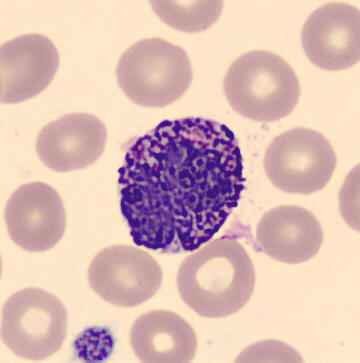
#> input picture sample_images/BA_189696.jpg, 360 x 363 px
$ python -i segmentation_classical.py   (imports and definitions only)
#> lines starting #> are read from the running program, lines starting #| are printed output that depends on the picture; after the words box and inside, x2 and y2 are one past the last pixel; in counts of white or black regions, pixels touching at a corner belong together
#> further down, picture is the input picture: shape (363, 360, 3); mean B, G, R 182.1, 188.8, 220.3
"""
segmentation_classical.py
--------------------------
Classical (non-deep-learning) segmentation of blood cells from background.
Uses Otsu thresholding, HSV masking, and morphological operations.
"""

import cv2
import numpy as np


def clean_mask(mask: np.ndarray, kernel_size: int = 5) -> np.ndarray:
    """
    Clean a binary mask using morphological open then close.

    Parameters
    ----------
    mask : np.ndarray
        Binary mask (uint8, values 0 or 255).
    kernel_size : int
        Structuring element size.

    Returns
    -------
    np.ndarray
        Cleaned binary mask.
    """
    kernel = cv2.getStructuringElement(
        cv2.MORPH_ELLIPSE, (kernel_size, kernel_size)
    )
    opened = cv2.morphologyEx(mask, cv2.MORPH_OPEN, kernel)
    closed = cv2.morphologyEx(opened, cv2.MORPH_CLOSE, kernel)
    return closed


# [67 lines left out: functions get_largest_contour, segment_cell_otsu, not called in this run]


def segment_cell_hsv(image: np.ndarray) -> np.ndarray:
    """
    Segment the cell region using HSV color thresholding.
    Targets the purplish/pink hues typical of Giemsa-stained blood cells.

    Parameters
    ----------
    image : np.ndarray
        BGR image.

    Returns
    -------
    np.ndarray
        Binary mask (uint8, 0/255), white = cell region.
    """
    if image.ndim != 3:
        return np.zeros(image.shape[:2], dtype=np.uint8)

    hsv = cv2.cvtColor(image, cv2.COLOR_BGR2HSV)
#> hsv: shape (363, 360, 3); mean H, S, V 51.9, 63, 224.5

    # Pinkish/purplish Giemsa stain range
    lower1 = np.array([120, 30, 50])
    upper1 = np.array([180, 255, 255])
    mask1 = cv2.inRange(hsv, lower1, upper1)
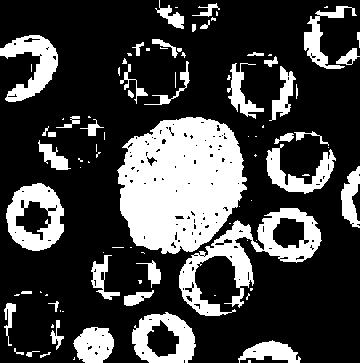
#> mask1: shape (363, 360); 26.1% white; 93 white regions (50 under 20 px), largest, box (x1, y1, x2, y2) and area: (117, 117, 247, 254) 13159, (179, 208, 322, 316) 4557, (6, 183, 64, 251) 2237

    # Reddish range (some cells)
    lower2 = np.array([0, 30, 50])
    upper2 = np.array([20, 255, 255])
    mask2 = cv2.inRange(hsv, lower2, upper2)
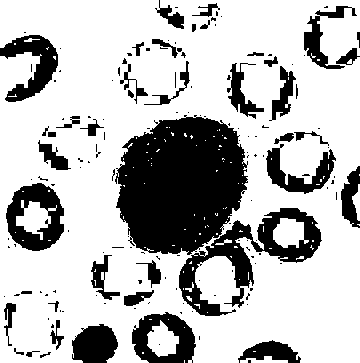
#> mask2: shape (363, 360); 72.9% white; 154 black regions (111 under 20 px), largest, box (x1, y1, x2, y2) and area: (115, 115, 248, 255) 13948, (179, 208, 322, 316) 4557, (6, 183, 64, 251) 2237

    # Light blue/cyan (some staining artifacts)
    lower3 = np.array([85, 20, 50])
    upper3 = np.array([130, 255, 255])
    mask3 = cv2.inRange(hsv, lower3, upper3)
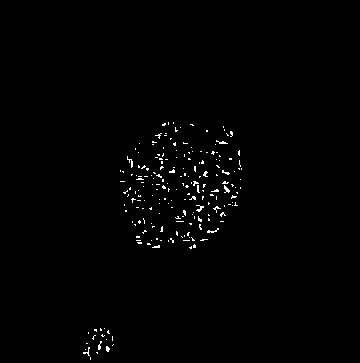
#> mask3: shape (363, 360); 0.89% white in thin lines or dots, all inside (x1, y1, x2, y2) = (83, 122, 242, 360)

    combined = cv2.bitwise_or(mask1, cv2.bitwise_or(mask2, mask3))
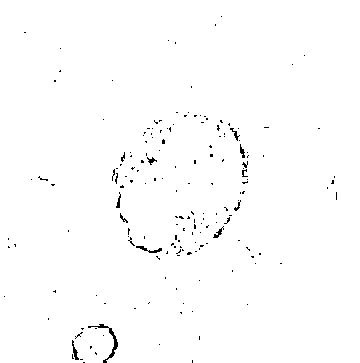
#> combined: shape (363, 360); 99.1% white; black in thin lines or dots, all inside (x1, y1, x2, y2) = (4, 16, 337, 363)
    return clean_mask(combined)
#> in clean_mask, `opened = cv2.morphologyEx(mask, cv2.MORPH_OPEN, kernel)`:
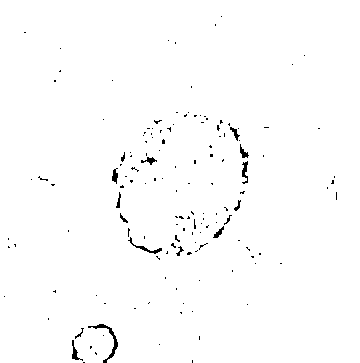
#> opened: shape (363, 360); 98.9% white; black in thin lines or dots, all inside (x1, y1, x2, y2) = (4, 16, 337, 363)
#> in clean_mask, `closed = cv2.morphologyEx(opened, cv2.MORPH_CLOSE, kernel)`:
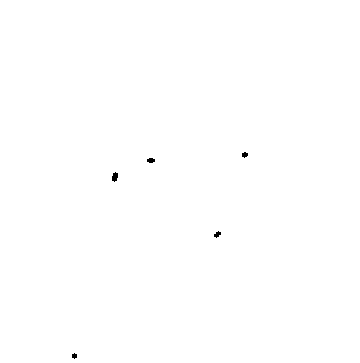
#> closed: shape (363, 360); 99.9% white; 5 black regions, box (x1, y1, x2, y2) and area: (112, 172, 118, 182) 44, (147, 158, 155, 163) 32, (214, 231, 221, 238) 29, (242, 152, 248, 158) 26, (72, 353, 77, 359) 22


# [73 lines left out: functions extract_cell_roi, create_cell_mask, not called in this run]

>>> import cv2
>>> picture = cv2.imread('../sample_images/BA_189696.jpg')
>>> result = segment_cell_hsv(picture)

$ run again, on sample_images/BA_458363.jpg
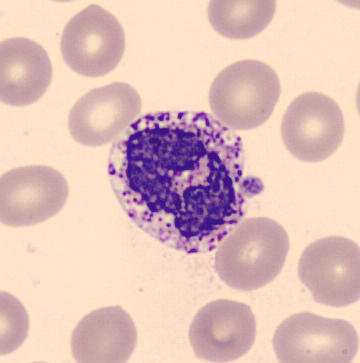
#> input picture sample_images/BA_458363.jpg, 360 x 363 px
#> picture is the input picture: shape (363, 360, 3); mean B, G, R 185.9, 192.1, 224.2
#> hsv: shape (363, 360, 3); mean H, S, V 52.2, 59.4, 227.6
#> in segment_cell_hsv, `mask1 = cv2.inRange(hsv, lower1, upper1)`:
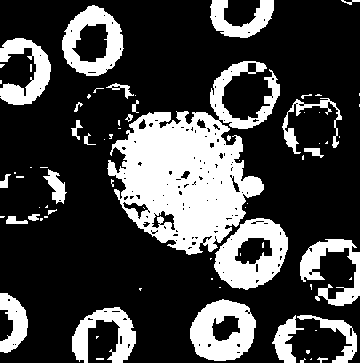
#> mask1: shape (363, 360); 26.5% white; 75 white regions (48 under 20 px), largest, box (x1, y1, x2, y2) and area: (107, 61, 280, 255) 15435, (214, 218, 288, 290) 3060, (190, 299, 256, 361) 2671
#> mask2: shape (363, 360); 73.1% white; 98 black regions (72 under 20 px), largest, box (x1, y1, x2, y2) and area: (105, 61, 280, 256) 16021, (214, 218, 288, 290) 3060, (190, 299, 256, 361) 2671
#> mask3: shape (363, 360); 0.92% white in thin lines or dots, all inside (x1, y1, x2, y2) = (128, 117, 234, 237)
#> combined: shape (363, 360); 99.5% white; black in thin lines or dots, all inside (x1, y1, x2, y2) = (16, 7, 320, 352)
#> in clean_mask, `opened = cv2.morphologyEx(mask, cv2.MORPH_OPEN, kernel)`:
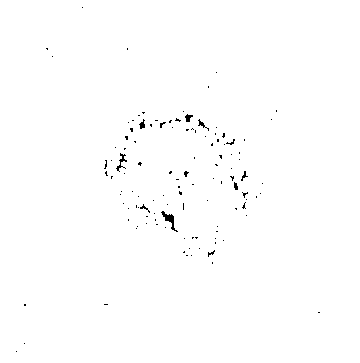
#> opened: shape (363, 360); 99.4% white; black in thin lines or dots, all inside (x1, y1, x2, y2) = (16, 7, 320, 352)
#> closed: shape (363, 360); 99.9% white; 2 black regions (1 under 20 px), largest, box (x1, y1, x2, y2) and area: (165, 214, 174, 223) 55
